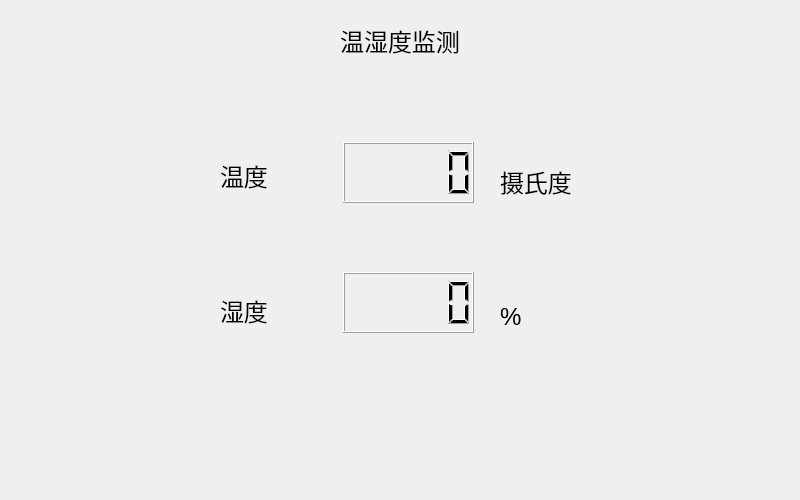
<?xml version="1.0" encoding="UTF-8"?>
<ui version="4.0">
 <class>Dialog_Main</class>
 <widget class="QDialog" name="Dialog_Main">
  <property name="geometry">
   <rect>
    <x>0</x>
    <y>0</y>
    <width>800</width>
    <height>500</height>
   </rect>
  </property>
  <property name="windowTitle">
   <string>Dialog</string>
  </property>
  <widget class="QLabel" name="label_Headline">
   <property name="geometry">
    <rect>
     <x>325</x>
     <y>20</y>
     <width>150</width>
     <height>40</height>
    </rect>
   </property>
   <property name="font">
    <font>
     <pointsize>18</pointsize>
    </font>
   </property>
   <property name="text">
    <string>温湿度监测</string>
   </property>
   <property name="textFormat">
    <enum>Qt::AutoText</enum>
   </property>
   <property name="alignment">
    <set>Qt::AlignCenter</set>
   </property>
   <property name="indent">
    <number>-1</number>
   </property>
  </widget>
  <widget class="QLabel" name="label_Temp">
   <property name="geometry">
    <rect>
     <x>220</x>
     <y>160</y>
     <width>71</width>
     <height>31</height>
    </rect>
   </property>
   <property name="font">
    <font>
     <pointsize>18</pointsize>
    </font>
   </property>
   <property name="text">
    <string>温度</string>
   </property>
  </widget>
  <widget class="QLabel" name="label_Humidity">
   <property name="geometry">
    <rect>
     <x>220</x>
     <y>290</y>
     <width>71</width>
     <height>41</height>
    </rect>
   </property>
   <property name="font">
    <font>
     <pointsize>18</pointsize>
    </font>
   </property>
   <property name="text">
    <string>湿度</string>
   </property>
  </widget>
  <widget class="QLCDNumber" name="lcd_T">
   <property name="geometry">
    <rect>
     <x>343</x>
     <y>142</y>
     <width>131</width>
     <height>61</height>
    </rect>
   </property>
  </widget>
  <widget class="QLCDNumber" name="lcd_H">
   <property name="geometry">
    <rect>
     <x>343</x>
     <y>272</y>
     <width>131</width>
     <height>61</height>
    </rect>
   </property>
  </widget>
  <widget class="QLabel" name="label_T_Company">
   <property name="geometry">
    <rect>
     <x>500</x>
     <y>161</y>
     <width>81</width>
     <height>41</height>
    </rect>
   </property>
   <property name="font">
    <font>
     <pointsize>18</pointsize>
    </font>
   </property>
   <property name="text">
    <string>摄氏度</string>
   </property>
  </widget>
  <widget class="QLabel" name="label_H_Company">
   <property name="geometry">
    <rect>
     <x>500</x>
     <y>301</y>
     <width>61</width>
     <height>31</height>
    </rect>
   </property>
   <property name="font">
    <font>
     <pointsize>18</pointsize>
    </font>
   </property>
   <property name="text">
    <string>%</string>
   </property>
  </widget>
 </widget>
 <resources/>
 <connections/>
</ui>
